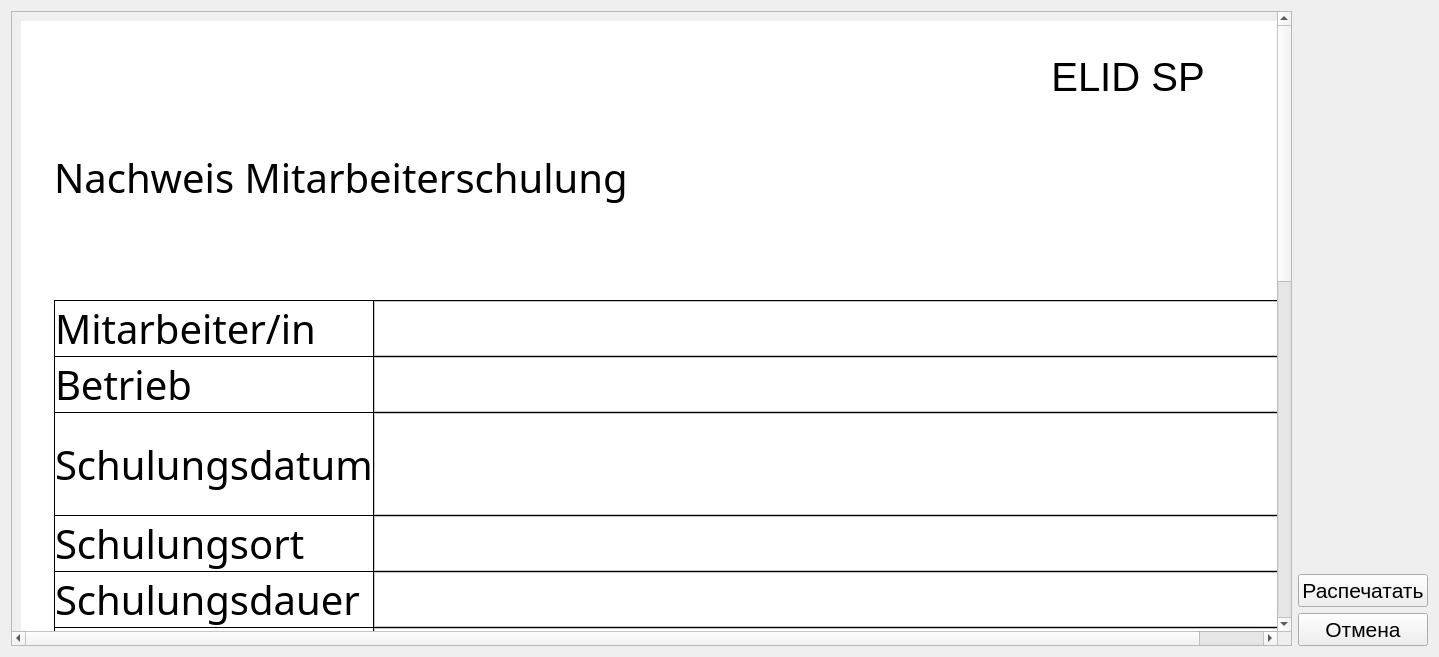
<?xml version="1.0" encoding="UTF-8"?>
<ui version="4.0">
 <class>FormLearning</class>
 <widget class="QDialog" name="FormLearning">
  <property name="geometry">
   <rect>
    <x>0</x>
    <y>0</y>
    <width>1439</width>
    <height>657</height>
   </rect>
  </property>
  <property name="windowTitle">
   <string>Dialog</string>
  </property>
  <property name="windowIcon">
   <iconset resource="assets/res.qrc">
    <normaloff>:/window-icons/doc.png</normaloff>:/window-icons/doc.png</iconset>
  </property>
  <layout class="QHBoxLayout" name="horizontalLayout_19">
   <item>
    <widget class="QScrollArea" name="scrollArea">
     <property name="widgetResizable">
      <bool>true</bool>
     </property>
     <widget class="QWidget" name="scrollAreaWidgetContents">
      <property name="geometry">
       <rect>
        <x>0</x>
        <y>0</y>
        <width>1266</width>
        <height>1336</height>
       </rect>
      </property>
      <layout class="QHBoxLayout" name="horizontalLayout_4">
       <item>
        <widget class="QFrame" name="Print">
         <property name="frameShape">
          <enum>QFrame::Panel</enum>
         </property>
         <property name="frameShadow">
          <enum>QFrame::Raised</enum>
         </property>
         <property name="lineWidth">
          <number>8</number>
         </property>
         <property name="midLineWidth">
          <number>0</number>
         </property>
         <layout class="QHBoxLayout" name="horizontalLayout_18">
          <property name="spacing">
           <number>0</number>
          </property>
          <property name="leftMargin">
           <number>0</number>
          </property>
          <property name="topMargin">
           <number>0</number>
          </property>
          <property name="rightMargin">
           <number>0</number>
          </property>
          <property name="bottomMargin">
           <number>0</number>
          </property>
          <item>
           <widget class="QWidget" name="PrintContent" native="true">
            <property name="styleSheet">
             <string notr="true">background-color: white; font-family: &quot;Times New Roman&quot;, Times, serif; font-size: 40px;</string>
            </property>
            <layout class="QVBoxLayout" name="verticalLayout_3">
             <property name="spacing">
              <number>0</number>
             </property>
             <property name="leftMargin">
              <number>25</number>
             </property>
             <property name="topMargin">
              <number>25</number>
             </property>
             <property name="rightMargin">
              <number>25</number>
             </property>
             <property name="bottomMargin">
              <number>25</number>
             </property>
             <item>
              <layout class="QHBoxLayout" name="horizontalLayout_8">
               <item>
                <widget class="QLabel" name="label">
                 <property name="minimumSize">
                  <size>
                   <width>0</width>
                   <height>200</height>
                  </size>
                 </property>
                 <property name="font">
                  <font>
                   <family>Times New Roman,Times,serif</family>
                   <pointsize>-1</pointsize>
                  </font>
                 </property>
                 <property name="styleSheet">
                  <string notr="true"/>
                 </property>
                 <property name="text">
                  <string>Nachweis Mitarbeiterschulung</string>
                 </property>
                 <property name="alignment">
                  <set>Qt::AlignLeading|Qt::AlignLeft|Qt::AlignVCenter</set>
                 </property>
                </widget>
               </item>
               <item>
                <spacer name="horizontalSpacer">
                 <property name="orientation">
                  <enum>Qt::Horizontal</enum>
                 </property>
                 <property name="sizeHint" stdset="0">
                  <size>
                   <width>40</width>
                   <height>20</height>
                  </size>
                 </property>
                </spacer>
               </item>
               <item>
                <layout class="QVBoxLayout" name="verticalLayout_4">
                 <item>
                  <widget class="QLabel" name="ELiD_SP">
                   <property name="styleSheet">
                    <string notr="true">font-size: 40px;</string>
                   </property>
                   <property name="text">
                    <string>ELID SP</string>
                   </property>
                   <property name="alignment">
                    <set>Qt::AlignCenter</set>
                   </property>
                  </widget>
                 </item>
                 <item>
                  <widget class="QLabel" name="ELiD">
                   <property name="sizePolicy">
                    <sizepolicy hsizetype="Fixed" vsizetype="Fixed">
                     <horstretch>0</horstretch>
                     <verstretch>0</verstretch>
                    </sizepolicy>
                   </property>
                   <property name="minimumSize">
                    <size>
                     <width>350</width>
                     <height>200</height>
                    </size>
                   </property>
                   <property name="maximumSize">
                    <size>
                     <width>350</width>
                     <height>200</height>
                    </size>
                   </property>
                   <property name="baseSize">
                    <size>
                     <width>0</width>
                     <height>0</height>
                    </size>
                   </property>
                   <property name="text">
                    <string/>
                   </property>
                   <property name="pixmap">
                    <pixmap resource="assets/res.qrc">:/icons/ELiD.jpg</pixmap>
                   </property>
                   <property name="scaledContents">
                    <bool>true</bool>
                   </property>
                  </widget>
                 </item>
                </layout>
               </item>
              </layout>
             </item>
             <item>
              <widget class="QFrame" name="Content">
               <property name="styleSheet">
                <string notr="true">QFrame{background-color: black; padding: 0; margin: 0;}
QLabel{background-color: white;}
EditableLine{background-color: orange;}</string>
               </property>
               <layout class="QGridLayout" name="gridLayout">
                <property name="leftMargin">
                 <number>1</number>
                </property>
                <property name="topMargin">
                 <number>1</number>
                </property>
                <property name="rightMargin">
                 <number>1</number>
                </property>
                <property name="bottomMargin">
                 <number>1</number>
                </property>
                <property name="spacing">
                 <number>1</number>
                </property>
                <item row="6" column="0">
                 <widget class="QLabel" name="label_7">
                  <property name="sizePolicy">
                   <sizepolicy hsizetype="Minimum" vsizetype="Minimum">
                    <horstretch>0</horstretch>
                    <verstretch>0</verstretch>
                   </sizepolicy>
                  </property>
                  <property name="minimumSize">
                   <size>
                    <width>300</width>
                    <height>0</height>
                   </size>
                  </property>
                  <property name="font">
                   <font>
                    <family>Times New Roman,Times,serif</family>
                    <pointsize>-1</pointsize>
                   </font>
                  </property>
                  <property name="text">
                   <string>Schulungsleiter</string>
                  </property>
                 </widget>
                </item>
                <item row="4" column="1">
                 <widget class="QFrame" name="frame_3">
                  <property name="styleSheet">
                   <string notr="true">background-color: white;</string>
                  </property>
                  <property name="frameShape">
                   <enum>QFrame::StyledPanel</enum>
                  </property>
                  <property name="frameShadow">
                   <enum>QFrame::Raised</enum>
                  </property>
                  <layout class="QHBoxLayout" name="horizontalLayout_5">
                   <property name="spacing">
                    <number>0</number>
                   </property>
                   <property name="leftMargin">
                    <number>0</number>
                   </property>
                   <property name="topMargin">
                    <number>0</number>
                   </property>
                   <property name="rightMargin">
                    <number>0</number>
                   </property>
                   <property name="bottomMargin">
                    <number>0</number>
                   </property>
                   <item>
                    <widget class="EditableLine" name="PHAddress" native="true">
                     <property name="sizePolicy">
                      <sizepolicy hsizetype="Expanding" vsizetype="Minimum">
                       <horstretch>0</horstretch>
                       <verstretch>0</verstretch>
                      </sizepolicy>
                     </property>
                     <property name="styleSheet">
                      <string notr="true">QLabel{min-width: 500px;}</string>
                     </property>
                    </widget>
                   </item>
                  </layout>
                 </widget>
                </item>
                <item row="6" column="1">
                 <widget class="QFrame" name="frame_4">
                  <property name="styleSheet">
                   <string notr="true">background-color: white;</string>
                  </property>
                  <property name="frameShape">
                   <enum>QFrame::StyledPanel</enum>
                  </property>
                  <property name="frameShadow">
                   <enum>QFrame::Raised</enum>
                  </property>
                  <layout class="QHBoxLayout" name="horizontalLayout_7">
                   <property name="spacing">
                    <number>0</number>
                   </property>
                   <property name="leftMargin">
                    <number>0</number>
                   </property>
                   <property name="topMargin">
                    <number>0</number>
                   </property>
                   <property name="rightMargin">
                    <number>0</number>
                   </property>
                   <property name="bottomMargin">
                    <number>0</number>
                   </property>
                   <item>
                    <widget class="EditableLine" name="PHTeacher" native="true">
                     <property name="sizePolicy">
                      <sizepolicy hsizetype="Expanding" vsizetype="Minimum">
                       <horstretch>0</horstretch>
                       <verstretch>0</verstretch>
                      </sizepolicy>
                     </property>
                     <property name="styleSheet">
                      <string notr="true">QLabel{min-width: 500px;}</string>
                     </property>
                    </widget>
                   </item>
                  </layout>
                 </widget>
                </item>
                <item row="5" column="1">
                 <widget class="QFrame" name="frame_5">
                  <property name="styleSheet">
                   <string notr="true">background-color: white;</string>
                  </property>
                  <property name="frameShape">
                   <enum>QFrame::StyledPanel</enum>
                  </property>
                  <property name="frameShadow">
                   <enum>QFrame::Raised</enum>
                  </property>
                  <layout class="QHBoxLayout" name="horizontalLayout_6">
                   <property name="spacing">
                    <number>0</number>
                   </property>
                   <property name="leftMargin">
                    <number>0</number>
                   </property>
                   <property name="topMargin">
                    <number>0</number>
                   </property>
                   <property name="rightMargin">
                    <number>0</number>
                   </property>
                   <property name="bottomMargin">
                    <number>0</number>
                   </property>
                   <item>
                    <widget class="EditableLine" name="PHLength" native="true">
                     <property name="sizePolicy">
                      <sizepolicy hsizetype="Expanding" vsizetype="Minimum">
                       <horstretch>0</horstretch>
                       <verstretch>0</verstretch>
                      </sizepolicy>
                     </property>
                     <property name="styleSheet">
                      <string notr="true">QLabel{min-width: 500px;}</string>
                     </property>
                    </widget>
                   </item>
                  </layout>
                 </widget>
                </item>
                <item row="4" column="0">
                 <widget class="QLabel" name="label_5">
                  <property name="sizePolicy">
                   <sizepolicy hsizetype="Minimum" vsizetype="Minimum">
                    <horstretch>0</horstretch>
                    <verstretch>0</verstretch>
                   </sizepolicy>
                  </property>
                  <property name="minimumSize">
                   <size>
                    <width>300</width>
                    <height>0</height>
                   </size>
                  </property>
                  <property name="font">
                   <font>
                    <family>Times New Roman,Times,serif</family>
                    <pointsize>-1</pointsize>
                   </font>
                  </property>
                  <property name="text">
                   <string>Schulungsort</string>
                  </property>
                 </widget>
                </item>
                <item row="2" column="1">
                 <widget class="QFrame" name="frame_9">
                  <property name="styleSheet">
                   <string notr="true">background-color: white;</string>
                  </property>
                  <property name="frameShape">
                   <enum>QFrame::StyledPanel</enum>
                  </property>
                  <property name="frameShadow">
                   <enum>QFrame::Raised</enum>
                  </property>
                  <layout class="QVBoxLayout" name="verticalLayout_2">
                   <property name="spacing">
                    <number>0</number>
                   </property>
                   <property name="leftMargin">
                    <number>0</number>
                   </property>
                   <property name="topMargin">
                    <number>0</number>
                   </property>
                   <property name="rightMargin">
                    <number>0</number>
                   </property>
                   <property name="bottomMargin">
                    <number>0</number>
                   </property>
                   <item>
                    <widget class="QLabel" name="Date">
                     <property name="font">
                      <font>
                       <family>Times New Roman,Times,serif</family>
                       <pointsize>-1</pointsize>
                      </font>
                     </property>
                     <property name="styleSheet">
                      <string notr="true"/>
                     </property>
                     <property name="text">
                      <string/>
                     </property>
                     <property name="alignment">
                      <set>Qt::AlignCenter</set>
                     </property>
                    </widget>
                   </item>
                   <item>
                    <widget class="QWidget" name="DateWidget" native="true">
                     <layout class="QHBoxLayout" name="horizontalLayout_10">
                      <property name="spacing">
                       <number>0</number>
                      </property>
                      <property name="leftMargin">
                       <number>0</number>
                      </property>
                      <property name="topMargin">
                       <number>0</number>
                      </property>
                      <property name="rightMargin">
                       <number>0</number>
                      </property>
                      <property name="bottomMargin">
                       <number>0</number>
                      </property>
                      <item>
                       <widget class="EditableDate" name="PHBegins" native="true">
                        <property name="sizePolicy">
                         <sizepolicy hsizetype="Maximum" vsizetype="Maximum">
                          <horstretch>0</horstretch>
                          <verstretch>0</verstretch>
                         </sizepolicy>
                        </property>
                        <property name="minimumSize">
                         <size>
                          <width>200</width>
                          <height>20</height>
                         </size>
                        </property>
                        <property name="styleSheet">
                         <string notr="true">QLabel{min-width: 150px; padding:0; margin: 0;}</string>
                        </property>
                       </widget>
                      </item>
                      <item>
                       <spacer name="horizontalSpacer_3">
                        <property name="orientation">
                         <enum>Qt::Horizontal</enum>
                        </property>
                        <property name="sizeType">
                         <enum>QSizePolicy::Fixed</enum>
                        </property>
                        <property name="sizeHint" stdset="0">
                         <size>
                          <width>40</width>
                          <height>0</height>
                         </size>
                        </property>
                       </spacer>
                      </item>
                      <item>
                       <widget class="EditableDate" name="PHEnds_4" native="true">
                        <property name="sizePolicy">
                         <sizepolicy hsizetype="Maximum" vsizetype="Maximum">
                          <horstretch>0</horstretch>
                          <verstretch>0</verstretch>
                         </sizepolicy>
                        </property>
                        <property name="minimumSize">
                         <size>
                          <width>200</width>
                          <height>20</height>
                         </size>
                        </property>
                        <property name="styleSheet">
                         <string notr="true">QLabel{min-width: 150px; padding:0; margin: 0;}</string>
                        </property>
                       </widget>
                      </item>
                      <item>
                       <widget class="QFrame" name="frame_6">
                        <property name="sizePolicy">
                         <sizepolicy hsizetype="Minimum" vsizetype="Maximum">
                          <horstretch>0</horstretch>
                          <verstretch>0</verstretch>
                         </sizepolicy>
                        </property>
                        <property name="layoutDirection">
                         <enum>Qt::LeftToRight</enum>
                        </property>
                        <property name="styleSheet">
                         <string notr="true">background-color: white;</string>
                        </property>
                        <layout class="QHBoxLayout" name="horizontalLayout_2">
                         <property name="spacing">
                          <number>0</number>
                         </property>
                         <property name="leftMargin">
                          <number>0</number>
                         </property>
                         <property name="topMargin">
                          <number>0</number>
                         </property>
                         <property name="rightMargin">
                          <number>0</number>
                         </property>
                         <property name="bottomMargin">
                          <number>0</number>
                         </property>
                         <item>
                          <widget class="QFrame" name="frame_11">
                           <property name="sizePolicy">
                            <sizepolicy hsizetype="Minimum" vsizetype="Maximum">
                             <horstretch>0</horstretch>
                             <verstretch>0</verstretch>
                            </sizepolicy>
                           </property>
                           <property name="frameShape">
                            <enum>QFrame::StyledPanel</enum>
                           </property>
                           <property name="frameShadow">
                            <enum>QFrame::Raised</enum>
                           </property>
                          </widget>
                         </item>
                        </layout>
                       </widget>
                      </item>
                      <item>
                       <widget class="QLabel" name="label_13">
                        <property name="sizePolicy">
                         <sizepolicy hsizetype="Maximum" vsizetype="Maximum">
                          <horstretch>0</horstretch>
                          <verstretch>0</verstretch>
                         </sizepolicy>
                        </property>
                        <property name="minimumSize">
                         <size>
                          <width>80</width>
                          <height>0</height>
                         </size>
                        </property>
                        <property name="styleSheet">
                         <string notr="true"/>
                        </property>
                        <property name="text">
                         <string/>
                        </property>
                       </widget>
                      </item>
                     </layout>
                    </widget>
                   </item>
                  </layout>
                 </widget>
                </item>
                <item row="1" column="0">
                 <widget class="QLabel" name="label_3">
                  <property name="sizePolicy">
                   <sizepolicy hsizetype="Minimum" vsizetype="Minimum">
                    <horstretch>0</horstretch>
                    <verstretch>0</verstretch>
                   </sizepolicy>
                  </property>
                  <property name="minimumSize">
                   <size>
                    <width>300</width>
                    <height>0</height>
                   </size>
                  </property>
                  <property name="font">
                   <font>
                    <family>Times New Roman,Times,serif</family>
                    <pointsize>-1</pointsize>
                   </font>
                  </property>
                  <property name="text">
                   <string>Betrieb</string>
                  </property>
                 </widget>
                </item>
                <item row="1" column="1">
                 <widget class="QFrame" name="frame_2">
                  <property name="styleSheet">
                   <string notr="true">background-color: white;</string>
                  </property>
                  <property name="frameShape">
                   <enum>QFrame::StyledPanel</enum>
                  </property>
                  <property name="frameShadow">
                   <enum>QFrame::Raised</enum>
                  </property>
                  <layout class="QVBoxLayout" name="verticalLayout">
                   <property name="spacing">
                    <number>0</number>
                   </property>
                   <property name="leftMargin">
                    <number>0</number>
                   </property>
                   <property name="topMargin">
                    <number>0</number>
                   </property>
                   <property name="rightMargin">
                    <number>0</number>
                   </property>
                   <property name="bottomMargin">
                    <number>0</number>
                   </property>
                   <item>
                    <widget class="EditableSelection" name="Firm" native="true">
                     <property name="sizePolicy">
                      <sizepolicy hsizetype="Expanding" vsizetype="Minimum">
                       <horstretch>0</horstretch>
                       <verstretch>0</verstretch>
                      </sizepolicy>
                     </property>
                     <property name="styleSheet">
                      <string notr="true">QLabel{min-width: 500px;}</string>
                     </property>
                    </widget>
                   </item>
                  </layout>
                 </widget>
                </item>
                <item row="5" column="0">
                 <widget class="QLabel" name="label_6">
                  <property name="sizePolicy">
                   <sizepolicy hsizetype="Minimum" vsizetype="Minimum">
                    <horstretch>0</horstretch>
                    <verstretch>0</verstretch>
                   </sizepolicy>
                  </property>
                  <property name="minimumSize">
                   <size>
                    <width>300</width>
                    <height>0</height>
                   </size>
                  </property>
                  <property name="font">
                   <font>
                    <family>Times New Roman,Times,serif</family>
                    <pointsize>-1</pointsize>
                   </font>
                  </property>
                  <property name="text">
                   <string>Schulungsdauer</string>
                  </property>
                 </widget>
                </item>
                <item row="0" column="1">
                 <widget class="QFrame" name="frame_1">
                  <property name="styleSheet">
                   <string notr="true">background-color: white;</string>
                  </property>
                  <property name="frameShape">
                   <enum>QFrame::StyledPanel</enum>
                  </property>
                  <property name="frameShadow">
                   <enum>QFrame::Raised</enum>
                  </property>
                  <layout class="QHBoxLayout" name="horizontalLayout_3">
                   <property name="spacing">
                    <number>0</number>
                   </property>
                   <property name="leftMargin">
                    <number>0</number>
                   </property>
                   <property name="topMargin">
                    <number>0</number>
                   </property>
                   <property name="rightMargin">
                    <number>0</number>
                   </property>
                   <property name="bottomMargin">
                    <number>0</number>
                   </property>
                   <item>
                    <widget class="EditableLine" name="PHName" native="true">
                     <property name="sizePolicy">
                      <sizepolicy hsizetype="Expanding" vsizetype="Minimum">
                       <horstretch>0</horstretch>
                       <verstretch>0</verstretch>
                      </sizepolicy>
                     </property>
                     <property name="styleSheet">
                      <string notr="true">QLabel{min-width: 500px; text-align: center;}</string>
                     </property>
                    </widget>
                   </item>
                  </layout>
                 </widget>
                </item>
                <item row="2" column="0">
                 <widget class="QLabel" name="label_4">
                  <property name="sizePolicy">
                   <sizepolicy hsizetype="Minimum" vsizetype="Minimum">
                    <horstretch>0</horstretch>
                    <verstretch>0</verstretch>
                   </sizepolicy>
                  </property>
                  <property name="minimumSize">
                   <size>
                    <width>300</width>
                    <height>0</height>
                   </size>
                  </property>
                  <property name="font">
                   <font>
                    <family>Times New Roman,Times,serif</family>
                    <pointsize>-1</pointsize>
                   </font>
                  </property>
                  <property name="text">
                   <string>Schulungsdatum</string>
                  </property>
                 </widget>
                </item>
                <item row="0" column="0">
                 <widget class="QLabel" name="label_2">
                  <property name="sizePolicy">
                   <sizepolicy hsizetype="Minimum" vsizetype="Minimum">
                    <horstretch>0</horstretch>
                    <verstretch>0</verstretch>
                   </sizepolicy>
                  </property>
                  <property name="minimumSize">
                   <size>
                    <width>300</width>
                    <height>0</height>
                   </size>
                  </property>
                  <property name="font">
                   <font>
                    <family>Times New Roman,Times,serif</family>
                    <pointsize>-1</pointsize>
                   </font>
                  </property>
                  <property name="styleSheet">
                   <string notr="true"/>
                  </property>
                  <property name="text">
                   <string>Mitarbeiter/in</string>
                  </property>
                 </widget>
                </item>
               </layout>
              </widget>
             </item>
             <item>
              <widget class="QLabel" name="label_8">
               <property name="sizePolicy">
                <sizepolicy hsizetype="Preferred" vsizetype="Maximum">
                 <horstretch>0</horstretch>
                 <verstretch>0</verstretch>
                </sizepolicy>
               </property>
               <property name="font">
                <font>
                 <family>Times New Roman,Times,serif</family>
                 <pointsize>-1</pointsize>
                </font>
               </property>
               <property name="styleSheet">
                <string notr="true">margin-top: 30px 0;</string>
               </property>
               <property name="text">
                <string>Schulungs Inhalt :</string>
               </property>
              </widget>
             </item>
             <item>
              <layout class="QGridLayout" name="gridLayout_2">
               <item row="3" column="0">
                <widget class="QLabel" name="label_15">
                 <property name="font">
                  <font>
                   <family>Times New Roman,Times,serif</family>
                   <pointsize>-1</pointsize>
                  </font>
                 </property>
                 <property name="text">
                  <string>4. </string>
                 </property>
                </widget>
               </item>
               <item row="3" column="1">
                <widget class="QCheckBox" name="checkBox_4">
                 <property name="sizePolicy">
                  <sizepolicy hsizetype="Minimum" vsizetype="Fixed">
                   <horstretch>1</horstretch>
                   <verstretch>0</verstretch>
                  </sizepolicy>
                 </property>
                 <property name="font">
                  <font>
                   <family>Times New Roman,Times,serif</family>
                   <pointsize>-1</pointsize>
                  </font>
                 </property>
                 <property name="text">
                  <string> Beachtung von  gesetzlichen Hygiene- und Sanitärvorschriften</string>
                 </property>
                </widget>
               </item>
               <item row="1" column="0">
                <widget class="QLabel" name="label_10">
                 <property name="font">
                  <font>
                   <family>Times New Roman,Times,serif</family>
                   <pointsize>-1</pointsize>
                  </font>
                 </property>
                 <property name="text">
                  <string>2. </string>
                 </property>
                </widget>
               </item>
               <item row="1" column="1">
                <widget class="QCheckBox" name="checkBox_2">
                 <property name="sizePolicy">
                  <sizepolicy hsizetype="Minimum" vsizetype="Fixed">
                   <horstretch>1</horstretch>
                   <verstretch>0</verstretch>
                  </sizepolicy>
                 </property>
                 <property name="font">
                  <font>
                   <family>Times New Roman,Times,serif</family>
                   <pointsize>-1</pointsize>
                  </font>
                 </property>
                 <property name="text">
                  <string> Sicherheit am Arbeitsplatz</string>
                 </property>
                </widget>
               </item>
               <item row="4" column="1">
                <widget class="QCheckBox" name="checkBox_5">
                 <property name="sizePolicy">
                  <sizepolicy hsizetype="Minimum" vsizetype="Fixed">
                   <horstretch>1</horstretch>
                   <verstretch>0</verstretch>
                  </sizepolicy>
                 </property>
                 <property name="font">
                  <font>
                   <family>Times New Roman,Times,serif</family>
                   <pointsize>-1</pointsize>
                  </font>
                 </property>
                 <property name="text">
                  <string> Umgang mit Kunden, Kollegen und Fremdpersonal</string>
                 </property>
                </widget>
               </item>
               <item row="2" column="1">
                <widget class="QCheckBox" name="checkBox_3">
                 <property name="sizePolicy">
                  <sizepolicy hsizetype="Minimum" vsizetype="Fixed">
                   <horstretch>1</horstretch>
                   <verstretch>0</verstretch>
                  </sizepolicy>
                 </property>
                 <property name="font">
                  <font>
                   <family>Times New Roman,Times,serif</family>
                   <pointsize>-1</pointsize>
                  </font>
                 </property>
                 <property name="text">
                  <string> Benutzung von Reinigungs- und Arbeitsmitteln</string>
                 </property>
                </widget>
               </item>
               <item row="2" column="0">
                <widget class="QLabel" name="label_11">
                 <property name="font">
                  <font>
                   <family>Times New Roman,Times,serif</family>
                   <pointsize>-1</pointsize>
                  </font>
                 </property>
                 <property name="text">
                  <string>3. </string>
                 </property>
                </widget>
               </item>
               <item row="0" column="1">
                <widget class="QCheckBox" name="checkBox">
                 <property name="sizePolicy">
                  <sizepolicy hsizetype="Minimum" vsizetype="Fixed">
                   <horstretch>1</horstretch>
                   <verstretch>0</verstretch>
                  </sizepolicy>
                 </property>
                 <property name="font">
                  <font>
                   <family>Times New Roman,Times,serif</family>
                   <pointsize>-1</pointsize>
                  </font>
                 </property>
                 <property name="text">
                  <string> Arbeitsschutzvorschriften</string>
                 </property>
                </widget>
               </item>
               <item row="0" column="0">
                <widget class="QLabel" name="label_9">
                 <property name="font">
                  <font>
                   <family>Times New Roman,Times,serif</family>
                   <pointsize>-1</pointsize>
                  </font>
                 </property>
                 <property name="text">
                  <string>1. </string>
                 </property>
                </widget>
               </item>
               <item row="4" column="0">
                <widget class="QLabel" name="label_16">
                 <property name="font">
                  <font>
                   <family>Times New Roman,Times,serif</family>
                   <pointsize>-1</pointsize>
                  </font>
                 </property>
                 <property name="text">
                  <string>5. </string>
                 </property>
                </widget>
               </item>
              </layout>
             </item>
             <item>
              <widget class="QLabel" name="label_17">
               <property name="sizePolicy">
                <sizepolicy hsizetype="Preferred" vsizetype="Maximum">
                 <horstretch>0</horstretch>
                 <verstretch>0</verstretch>
                </sizepolicy>
               </property>
               <property name="font">
                <font>
                 <family>Times New Roman,Times,serif</family>
                 <pointsize>-1</pointsize>
                </font>
               </property>
               <property name="styleSheet">
                <string notr="true">margin: 30px 0;</string>
               </property>
               <property name="text">
                <string>Mit meiner Unterschrift bestätige ich, dass ich an der Schulung 
teilgenommen und den Inhalt verstanden habe.</string>
               </property>
              </widget>
             </item>
             <item>
              <layout class="QHBoxLayout" name="horizontalLayout">
               <property name="spacing">
                <number>0</number>
               </property>
               <property name="leftMargin">
                <number>0</number>
               </property>
               <property name="topMargin">
                <number>15</number>
               </property>
               <property name="bottomMargin">
                <number>15</number>
               </property>
               <item>
                <widget class="QLabel" name="label_18">
                 <property name="sizePolicy">
                  <sizepolicy hsizetype="Maximum" vsizetype="Maximum">
                   <horstretch>0</horstretch>
                   <verstretch>0</verstretch>
                  </sizepolicy>
                 </property>
                 <property name="minimumSize">
                  <size>
                   <width>0</width>
                   <height>75</height>
                  </size>
                 </property>
                 <property name="font">
                  <font>
                   <family>Times New Roman,Times,serif</family>
                   <pointsize>-1</pointsize>
                  </font>
                 </property>
                 <property name="styleSheet">
                  <string notr="true"/>
                 </property>
                 <property name="text">
                  <string>Nürnberg,</string>
                 </property>
                </widget>
               </item>
               <item>
                <widget class="EditableDate" name="PHEnds_2" native="true">
                 <property name="sizePolicy">
                  <sizepolicy hsizetype="Maximum" vsizetype="Maximum">
                   <horstretch>0</horstretch>
                   <verstretch>0</verstretch>
                  </sizepolicy>
                 </property>
                 <property name="minimumSize">
                  <size>
                   <width>200</width>
                   <height>25</height>
                  </size>
                 </property>
                 <property name="styleSheet">
                  <string notr="true"/>
                 </property>
                </widget>
               </item>
               <item>
                <spacer name="horizontalSpacer_2">
                 <property name="orientation">
                  <enum>Qt::Horizontal</enum>
                 </property>
                 <property name="sizeHint" stdset="0">
                  <size>
                   <width>40</width>
                   <height>20</height>
                  </size>
                 </property>
                </spacer>
               </item>
              </layout>
             </item>
             <item>
              <layout class="QGridLayout" name="gridLayout_4">
               <item row="0" column="2">
                <widget class="QLabel" name="label_23">
                 <property name="sizePolicy">
                  <sizepolicy hsizetype="Maximum" vsizetype="Preferred">
                   <horstretch>0</horstretch>
                   <verstretch>0</verstretch>
                  </sizepolicy>
                 </property>
                 <property name="font">
                  <font>
                   <family>Times New Roman,Times,serif</family>
                   <pointsize>-1</pointsize>
                  </font>
                 </property>
                 <property name="text">
                  <string>Mitarbeiter/in</string>
                 </property>
                </widget>
               </item>
               <item row="0" column="1">
                <widget class="QLabel" name="label_61">
                 <property name="styleSheet">
                  <string notr="true">border-bottom: 3px solid black;</string>
                 </property>
                 <property name="text">
                  <string/>
                 </property>
                </widget>
               </item>
               <item row="0" column="0">
                <widget class="QLabel" name="label_20">
                 <property name="sizePolicy">
                  <sizepolicy hsizetype="Maximum" vsizetype="Preferred">
                   <horstretch>0</horstretch>
                   <verstretch>0</verstretch>
                  </sizepolicy>
                 </property>
                 <property name="font">
                  <font>
                   <family>Times New Roman,Times,serif</family>
                   <pointsize>-1</pointsize>
                  </font>
                 </property>
                 <property name="text">
                  <string>Schulungsleiter</string>
                 </property>
                </widget>
               </item>
               <item row="0" column="3">
                <widget class="QLabel" name="label_62">
                 <property name="styleSheet">
                  <string notr="true">border-bottom: 3px solid black;</string>
                 </property>
                 <property name="text">
                  <string/>
                 </property>
                </widget>
               </item>
              </layout>
             </item>
            </layout>
           </widget>
          </item>
         </layout>
        </widget>
       </item>
      </layout>
     </widget>
    </widget>
   </item>
   <item>
    <layout class="QVBoxLayout" name="verticalLayout_10">
     <item>
      <spacer name="verticalSpacer_7">
       <property name="orientation">
        <enum>Qt::Vertical</enum>
       </property>
       <property name="sizeHint" stdset="0">
        <size>
         <width>0</width>
         <height>40</height>
        </size>
       </property>
      </spacer>
     </item>
     <item>
      <widget class="QPushButton" name="print">
       <property name="sizePolicy">
        <sizepolicy hsizetype="Minimum" vsizetype="Fixed">
         <horstretch>0</horstretch>
         <verstretch>0</verstretch>
        </sizepolicy>
       </property>
       <property name="font">
        <font>
         <pointsize>16</pointsize>
        </font>
       </property>
       <property name="focusPolicy">
        <enum>Qt::NoFocus</enum>
       </property>
       <property name="text">
        <string>Распечатать</string>
       </property>
      </widget>
     </item>
     <item>
      <widget class="QPushButton" name="cansel">
       <property name="sizePolicy">
        <sizepolicy hsizetype="Minimum" vsizetype="Fixed">
         <horstretch>0</horstretch>
         <verstretch>0</verstretch>
        </sizepolicy>
       </property>
       <property name="font">
        <font>
         <pointsize>16</pointsize>
        </font>
       </property>
       <property name="focusPolicy">
        <enum>Qt::NoFocus</enum>
       </property>
       <property name="text">
        <string>Отмена</string>
       </property>
      </widget>
     </item>
    </layout>
   </item>
  </layout>
 </widget>
 <customwidgets>
  <customwidget>
   <class>EditableLine</class>
   <extends>QWidget</extends>
   <header location="global">EditableLine.h</header>
   <container>1</container>
  </customwidget>
  <customwidget>
   <class>EditableDate</class>
   <extends>QWidget</extends>
   <header>EditableDate.h</header>
   <container>1</container>
  </customwidget>
  <customwidget>
   <class>EditableSelection</class>
   <extends>QWidget</extends>
   <header>EditableSelection.h</header>
   <container>1</container>
  </customwidget>
 </customwidgets>
 <resources>
  <include location="assets/res.qrc"/>
 </resources>
 <connections/>
</ui>
